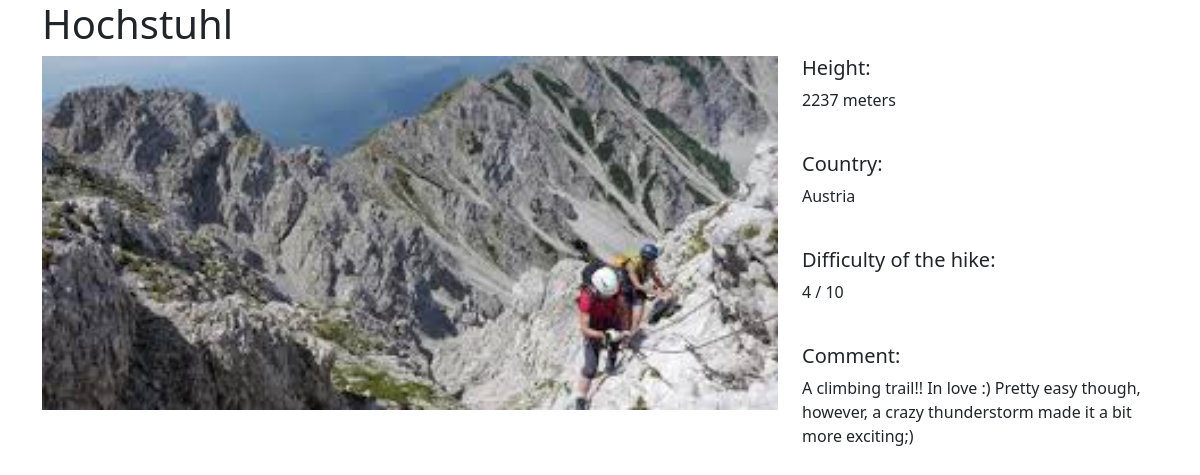
Screenshot of /mountains/2/ with the database file from the repository.
### mountains/models.py (models this page shows)
class Mountain(models.Model):
    name = models.CharField(max_length=100) # works for short strings and specifies a maximum length
    height = models.IntegerField() # in meters
    country = models.CharField(max_length=100)
    difficulty = models.IntegerField() # number between 1 (easy) and 10 (fucking hardddd)
    comment = models.TextField() # good for longer text - CharField and TextField are built-in model field types (comes with Django)
    first_image = models.FileField(upload_to = "mountain_images/", blank = True)
    detail_image = models.FileField(upload_to = "mountain_images/", blank = True) # blank = True, so it is okay if no pic

### mountains/views.py (the view)
# urls.py: path("<int:pk>/", views.mountain_detail, name="mountain_detail"),
def mountain_detail(request, pk):
    mountain = Mountain.objects.get(pk=pk)
    context = {
        "mountain": mountain
    }
    return render(request, "mountains/mountain_detail.html", context)

### mountains/templates/mountains/mountain_detail.html
{% extends "base.html" %}
{% block page_content %}
<h1>{{ mountain.name }}</h1>
<div class="row">
    <div class="col-md-8">
        {% if mountain.first_image %}
            <img src="{{ mountain.detail_image.url }}" width="100%">
        {% endif %}
    </div>
    <div class="col-md-4">
        <h5>Height:</h5>
        <p>{{ mountain.height }} meters</p>
        <br>
        <h5>Country:</h5>
        <p>{{ mountain.country }}</p>
        <br>
        <h5>Difficulty of the hike:</h5>
        <p>{{ mountain.difficulty }} / 10</p>
        <br>
        <h5>Comment:</h5>
        <p>{{ mountain.comment }}</p>
    </div>
</div>
{% endblock page_content %}

### rows the page displays
Mountain: detail_image (picture), height "2237", country "Austria", difficulty "4", comment "A climbing trail!! In love :) Pretty easy though, however, a crazy thunderstorm made it a bit more exciting;)"
